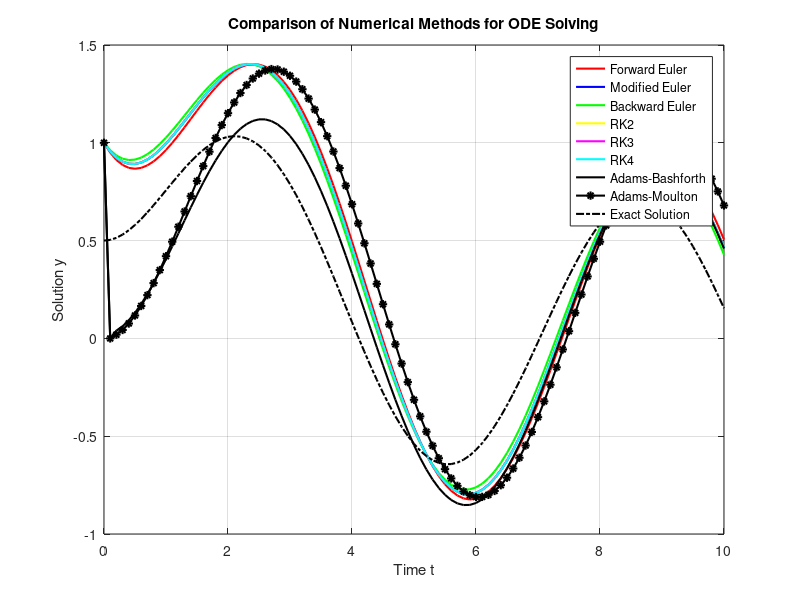

This chart was generated by the following MATLAB code:
% Define parameters
h = 0.1; % Time step
T = 10;  % Final time
t = 0:h:T; % Time vector
N = length(t);

% Initialize solution arrays
y_exact = zeros(1, N);
y_FE = zeros(1, N); % Forward Euler
y_ME = zeros(1, N); % Modified Euler
y_BE = zeros(1, N); % Backward Euler
y_RK2 = zeros(1, N); % Runge-Kutta 2nd order
y_RK3 = zeros(1, N); % Runge-Kutta 3rd order
y_RK4 = zeros(1, N); % Runge-Kutta 4th order
y_AB2 = zeros(1, N); % Adams-Bashforth 2-step
y_AM2 = zeros(1, N); % Adams-Moulton 2-step

% Initial condition
y0 = 1;
y_FE(1) = y0;
y_ME(1) = y0;
y_BE(1) = y0;
y_RK2(1) = y0;
y_RK3(1) = y0;
y_RK4(1) = y0;
y_AB2(1) = y0;
y_AM2(1) = y0;

% Define function f(y, t)
f = @(y, t) -0.5*y + sin(t);

% Forward Euler Method
for i = 1:N-1
    y_FE(i+1) = y_FE(i) + h * f(y_FE(i), t(i));
end

% Modified Euler Method
for i = 1:N-1
    y_predictor = y_ME(i) + h * f(y_ME(i), t(i));
    y_ME(i+1) = y_ME(i) + (h/2) * (f(y_ME(i), t(i)) + f(y_predictor, t(i+1)));
end

% Backward Euler Method
for i = 1:N-1
    y_BE(i+1) = (y_BE(i) + h * sin(t(i+1))) / (1 + 0.5*h);
end

% Runge-Kutta 2nd Order Method (Midpoint Method)
for i = 1:N-1
    k1 = h * f(y_RK2(i), t(i));
    k2 = h * f(y_RK2(i) + k1/2, t(i) + h/2);
    y_RK2(i+1) = y_RK2(i) + k2;
end

% Runge-Kutta 3rd Order Method
for i = 1:N-1
    k1 = h * f(y_RK3(i), t(i));
    k2 = h * f(y_RK3(i) + k1/2, t(i) + h/2);
    k3 = h * f(y_RK3(i) - k1 + 2*k2, t(i) + h);
    y_RK3(i+1) = y_RK3(i) + (k1 + 4*k2 + k3)/6;
end

% Runge-Kutta 4th Order Method
for i = 1:N-1
    k1 = h * f(y_RK4(i), t(i));
    k2 = h * f(y_RK4(i) + k1/2, t(i) + h/2);
    k3 = h * f(y_RK4(i) + k2/2, t(i) + h/2);
    k4 = h * f(y_RK4(i) + k3, t(i) + h);
    y_RK4(i+1) = y_RK4(i) + (k1 + 2*k2 + 2*k3 + k4)/6;
end

% Adams-Bashforth 2-Step Method (Explicit)
for i = 2:N-1
    y_AB2(i+1) = y_AB2(i) + h * (3/2 * f(y_AB2(i), t(i)) - 1/2 * f(y_AB2(i-1), t(i-1)));
end

% Adams-Moulton 2-Step Method (Implicit)
for i = 2:N-1
    y_AM2(i+1) = y_AM2(i) + h * (5/12 * f(y_AM2(i+1), t(i+1)) + 8/12 * f(y_AM2(i), t(i)) - 1/12 * f(y_AM2(i-1), t(i-1)));
end

% Exact solution (for reference)
for i = 1:N
    y_exact(i) = exp(-0.5*t(i)) + 0.5*(sin(t(i)) - cos(t(i)));
end

% Plot results
figure;
plot(t, y_FE, 'r', 'LineWidth', 1.5); hold on;
plot(t, y_ME, 'b', 'LineWidth', 1.5);
plot(t, y_BE, 'g', 'LineWidth', 1.5);
plot(t, y_RK2, 'y', 'LineWidth', 1.5);
plot(t, y_RK3, 'm', 'LineWidth', 1.5);
plot(t, y_RK4, 'c', 'LineWidth', 1.5);
plot(t, y_AB2, 'k', 'LineWidth', 1.5);
plot(t, y_AM2, 'k-*', 'LineWidth', 1.5);
plot(t, y_exact, 'k-.', 'LineWidth', 1.5);
legend('Forward Euler', 'Modified Euler', 'Backward Euler', 'RK2', 'RK3', 'RK4', 'Adams-Bashforth', 'Adams-Moulton', 'Exact Solution');
xlabel('Time t');
ylabel('Solution y');
title('Comparison of Numerical Methods for ODE Solving');
grid on;

